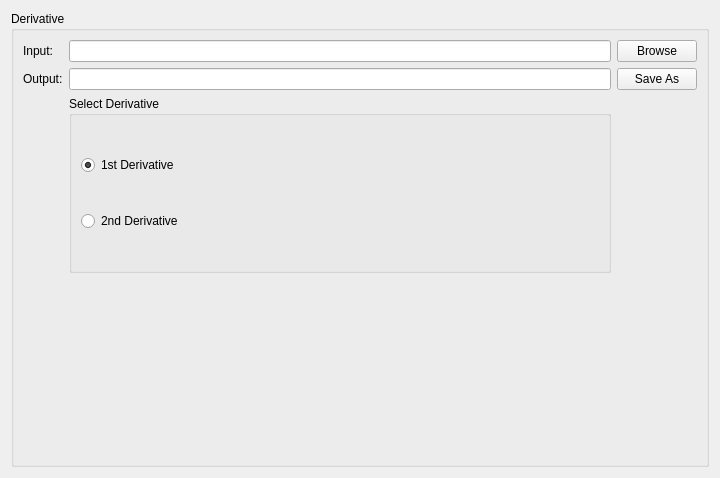
<?xml version="1.0" encoding="UTF-8"?>
<ui version="4.0">
 <class>Form</class>
 <widget class="QWidget" name="Form">
  <property name="geometry">
   <rect>
    <x>0</x>
    <y>0</y>
    <width>720</width>
    <height>478</height>
   </rect>
  </property>
  <property name="windowTitle">
   <string>Form</string>
  </property>
  <layout class="QHBoxLayout" name="horizontalLayout">
   <item>
    <widget class="QGroupBox" name="groupBox">
     <property name="title">
      <string>Derivative</string>
     </property>
     <layout class="QGridLayout" name="gridLayout_2">
      <item row="3" column="0">
       <widget class="QLabel" name="label_5">
        <property name="text">
         <string/>
        </property>
       </widget>
      </item>
      <item row="1" column="0">
       <widget class="QLabel" name="label_4">
        <property name="text">
         <string>Output:</string>
        </property>
       </widget>
      </item>
      <item row="0" column="2">
       <widget class="QLineEdit" name="lineEdit_3"/>
      </item>
      <item row="0" column="0">
       <widget class="QLabel" name="label_2">
        <property name="text">
         <string>Input:</string>
        </property>
       </widget>
      </item>
      <item row="0" column="3">
       <widget class="QPushButton" name="pushButton">
        <property name="text">
         <string>Browse</string>
        </property>
       </widget>
      </item>
      <item row="1" column="3">
       <widget class="QPushButton" name="pushButton_2">
        <property name="text">
         <string>Save As</string>
        </property>
       </widget>
      </item>
      <item row="1" column="2">
       <widget class="QLineEdit" name="lineEdit_4"/>
      </item>
      <item row="2" column="2">
       <widget class="QGroupBox" name="groupBox_2">
        <property name="title">
         <string>Select Derivative</string>
        </property>
        <layout class="QGridLayout" name="gridLayout">
         <item row="0" column="0">
          <widget class="QRadioButton" name="radioButton">
           <property name="text">
            <string>1st Derivative</string>
           </property>
           <property name="checked">
            <bool>true</bool>
           </property>
          </widget>
         </item>
         <item row="1" column="0">
          <widget class="QRadioButton" name="radioButton_2">
           <property name="text">
            <string>2nd Derivative</string>
           </property>
          </widget>
         </item>
        </layout>
       </widget>
      </item>
     </layout>
    </widget>
   </item>
  </layout>
 </widget>
 <resources/>
 <connections/>
</ui>
